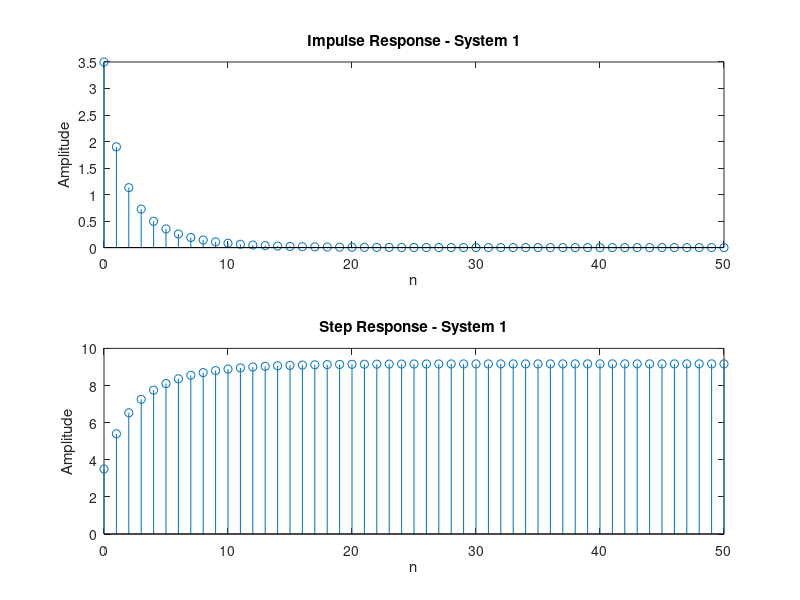
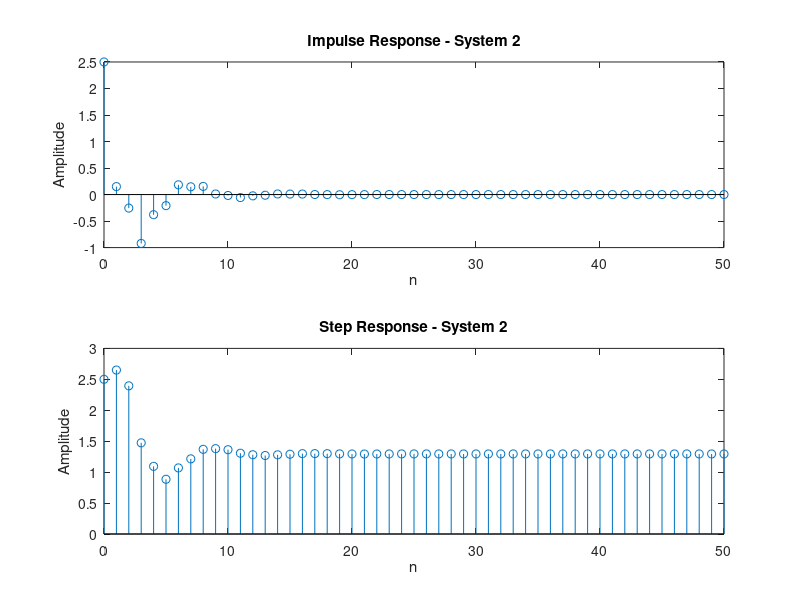
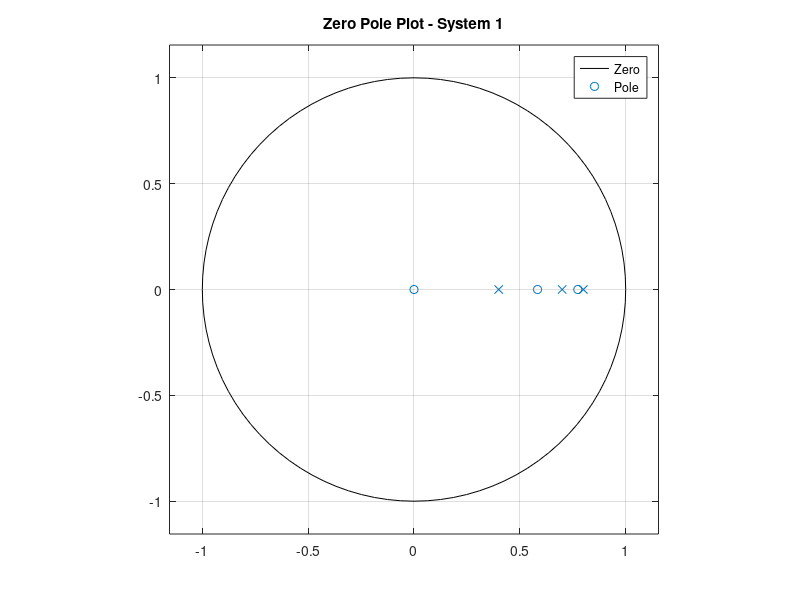
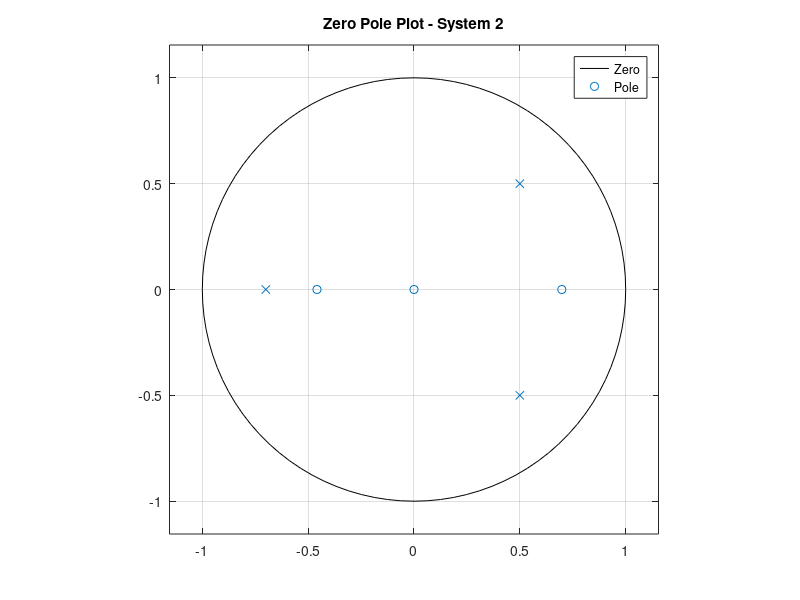

Write the MATLAB code that produced these figures, in order.
%% ensure clear data
clear;

%% define both system with their coefficients
num1 = [3.5, -4.75, 1.58];
den1 = [1, -1.9, 1.16, -0.224];
num2 = [2.5, -0.6, -0.8];
den2 = [1, -0.3, -0.2, 0.35];

%% get imp/step responses
imp1 = filter(num1, den1, [1, zeros(1, 50)]);
step1 = filter(num1, den1, ones(1, length(imp1)));
imp2 = filter(num2, den2, [1, zeros(1, 50)]);
step2 = filter(num2, den2, ones(1, length(imp2)));

%% Plot responses of system 1
figure;
subplot(2,1,1);
stem(0:50, imp1);
title('Impulse Response - System 1');
xlabel('n');
ylabel('Amplitude');

subplot(2,1,2);
stem(0:50, step1);
title('Step Response - System 1');
xlabel('n');
ylabel('Amplitude');

%% Plot responses of system 2
figure;
subplot(2,1,1);
stem(0:50, imp2);
title('Impulse Response - System 2');
xlabel('n');
ylabel('Amplitude');

subplot(2,1,2);
stem(0:50, step2);
title('Step Response - System 2');
xlabel('n');
ylabel('Amplitude');

%% Plot Zero-Pole of System 1
figure;
zplane(num1, den1);
legend('Zero', 'Pole')
title('Zero Pole Plot - System 1');

%% Plot Zero-Pole of System 2
figure;
zplane(num2, den2);
legend('Zero', 'Pole')
title('Zero Pole Plot - System 2');
